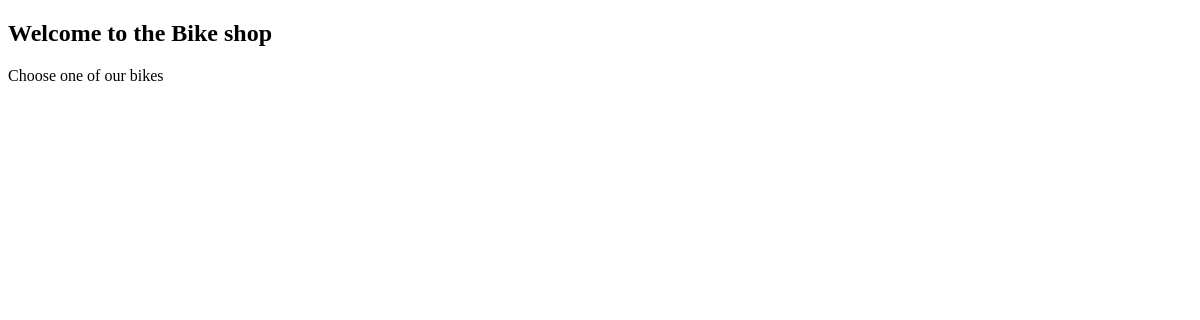
Page /bikes/ on the earlier database version.
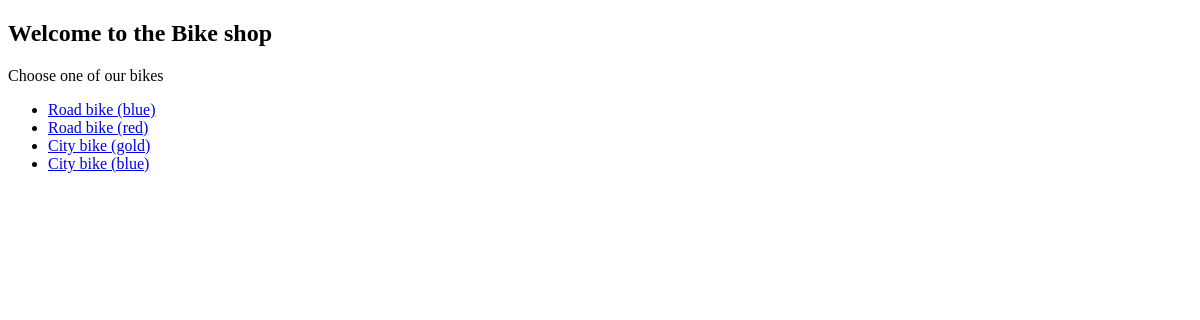
Same page on the later database version.
### shop/models.py (models this page shows, shortened)
class Bike(models.Model):
    name = models.CharField(max_length=default_length)
    description = models.TextField()
    has_basket = models.BooleanField(default=False)
    frame = models.ForeignKey(Frame, on_delete=models.PROTECT)
    tire = models.ForeignKey(Tire, on_delete=models.PROTECT)
    seat = models.ForeignKey(Seat, on_delete=models.PROTECT)

### shop/views.py (the view)
# urls.py: path('bikes/', views.BikeListView.as_view(), name='bikeList'),
class BikeListView(View):
    def get(self, request, *args, **kwargs):
        bikes = models.Bike.objects.all().values('name', 'id')
        context = {'bikes': bikes}
        return render(request, 'shop/bikeList.html', context=context)

### shop/templates/shop/bikeList.html (shortened to what this page needs)
<!DOCTYPE html>
<html lang="en">
<head>
</head>
<body>
<h2>Welcome to the Bike shop</h2>
Choose one of our bikes
<ul>
    {% for bike in bikes %}
    <li> <a href="{% url 'bikeDetails' bike.id %}">{{ bike.name }}</a></li>
    {% endfor %}
</ul>
</body>
</html>

Differences in the rows shown:
added Bike: name "Road bike (blue)"
added Bike: name "Road bike (red)"
added Bike: name "City bike (gold)"
added Bike: name "City bike (blue)"
